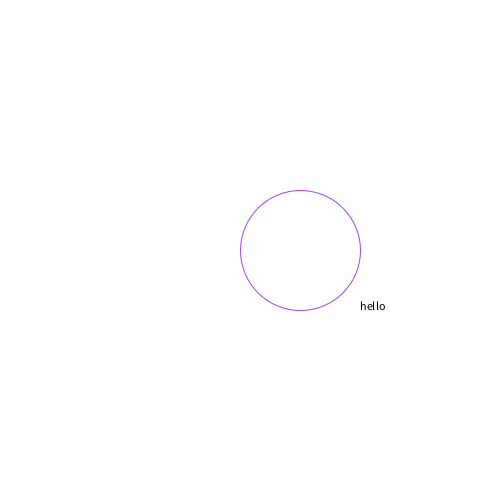
Frame 1 (no input)
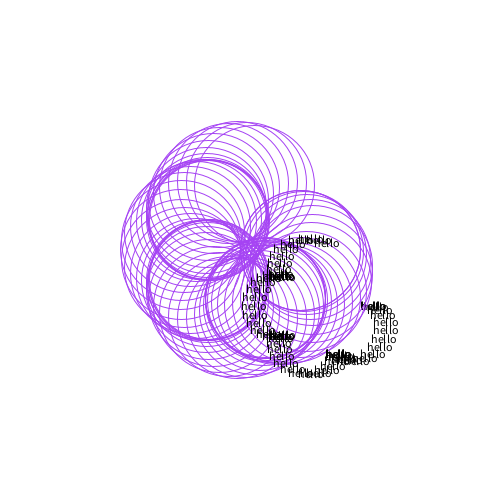
Frame 60 (the mouse pressed at the canvas centre just before this capture)
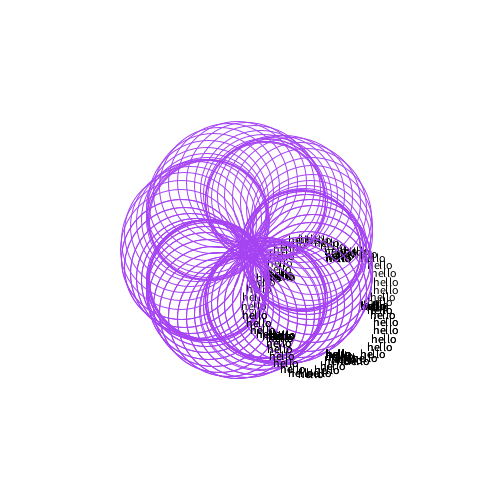
Frame 120 (the mouse held since frame 60 and released just before this capture)

The Processing sketch that drew these frames (run headless with seeded random() and noise(); from frame 60 on, the mouse is pressed at the canvas centre):

// Processing sketch: spirograph
// ── spirograph.pde
// Project: Spirograph
// WebApps:2016:2ndSemester:23Feb
// Ellie Stuckey
// This project will draw a spirograph given a floating point

void setup() {
 size(500, 500);
 background(255);
 stroke(random(1, 256), random(1, 256), random(1, 256));
}

// Global Variables for this project should include the radius of the small circle, 
// the radius of the large circle, 

float smallRadius = 60;    // Radius of the smaller cirlce
float bigRadius = width/2;    // Radius of the larger circle
float theta = 0;        // Value of the angle
float deltaTheta = (3 * PI/20);
float deltaCoeff = (6);



void draw() {

 // Move the origin to the center of the canvas
 pushMatrix();
 translate(width/2, height/2);
 
 // Draw a large circle the size of the screen
 noFill();
 //ellipse(0, 0, width, height);
 
 float xValue = (bigRadius - smallRadius) * cos(theta) + smallRadius * cos(((bigRadius/smallRadius) - 1) * theta);
 float yValue = (bigRadius - smallRadius) * sin(theta) - smallRadius * sin(((bigRadius/smallRadius) - 1) * theta);
 
 ellipse(xValue, yValue, smallRadius * 2, smallRadius * 2);
 fill(0);
 text("hello", xValue + smallRadius, yValue + smallRadius);
 noFill();
 theta += deltaTheta;
 
 if(theta > 5 * deltaCoeff * PI){
   background(255);
   stroke(random(1, 256), random(1, 256), random(1, 256));
   theta = 0;
 }
 
 popMatrix();
}
